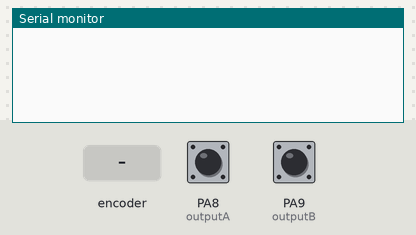
A sketch run on a simulated STM32 Blue Pill. Shown: the last lines printed to the serial monitor. The test bench sets the inputs (shaded band); at power-on: PA8 (outputA) HIGH, PA9 (outputB) HIGH.

Above: at 1.2 s.
1.3 s: rotary encoder on PA8 (outputA) / PA9 (outputB) turned 1 step (first pin leading)
At 2.0 s:
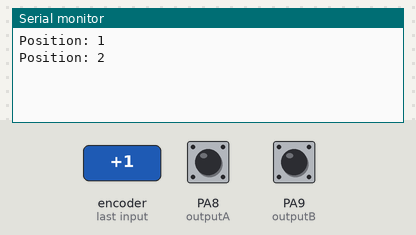
3.0 s: rotary encoder on PA8 (outputA) / PA9 (outputB) turned 1 step (first pin leading)
At 4.5 s:
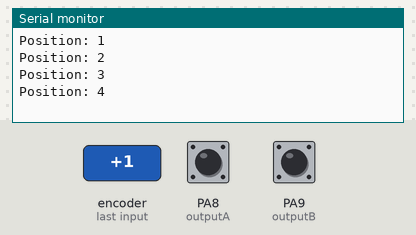
Timing chart, 0 to 6.0 s (numbered marks = the images above; inputs shaded):
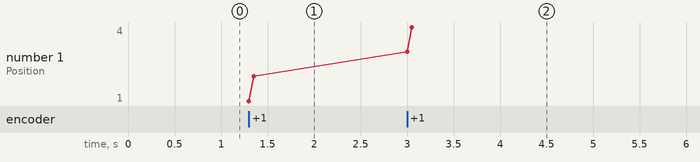

The sketch:

rotary.ino
```cpp
/*     Arduino Rotary Encoder Tutorial
 *
 *  by Dejan Nedelkovski, www.HowToMechatronics.com
 *
 */

 #define outputA PA8
 #define outputB PA9
 int counter = 0;
 int aState;
 int aLastState;
 void setup() {
   pinMode (outputA,INPUT);
   pinMode (outputB,INPUT);

   Serial.begin (115200);
   // Reads the initial state of the outputA
   aLastState = digitalRead(outputA);
 }
 void loop() {
   aState = digitalRead(outputA); // Reads the "current" state of the outputA
   // If the previous and the current state of the outputA are different, that means a Pulse has occured
   if (aState != aLastState){
     // If the outputB state is different to the outputA state, that means the encoder is rotating clockwise
     if (digitalRead(outputB) != aState) {
       counter ++;
     } else {
       counter --;
     }
     Serial.print("Position: ");
     Serial.println(counter);
   }
   aLastState = aState; // Updates the previous state of the outputA with the current state
 }
```

Measured:
- after the input at 1.3 s, the serial monitor: prints a new line at once (image 1)
- after the input at 3.0 s, the serial monitor: prints a new line at once (image 2)
- plotted number 1: 2 → 4 after the input at 3.0 s
